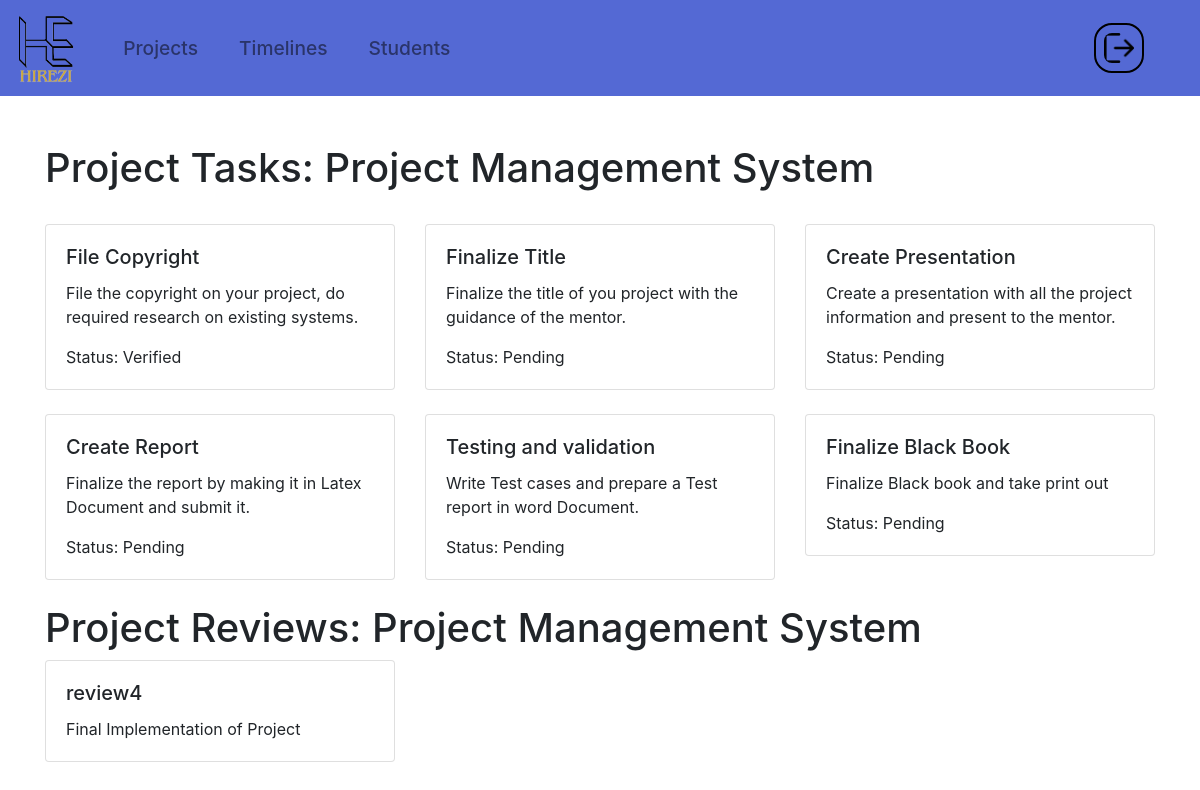
Screenshot of /project-tasks-id/1/ with the database file from the repository.
### college/models.py (models this page shows, shortened)
class Project(models.Model):
    project_title = models.CharField(max_length=200)
    project_domain = models.ForeignKey(Domain, on_delete=models.DO_NOTHING)
    College=models.ForeignKey(College,on_delete=models.DO_NOTHING,default=1)
    tech_stack=models.ForeignKey(TechStack, on_delete=models.DO_NOTHING)
    member_details_1 = models.ForeignKey(Student,related_name='member_1', on_delete=models.CASCADE,null=True, blank=True)
    member_details_2 = models.ForeignKey(Student,related_name='member_2' ,on_delete=models.CASCADE,null=True, blank=True)
    member_details_3 = models.ForeignKey(Student,related_name='member_3', on_delete=models.CASCADE,null=True, blank=True)
    member_details_4 = models.ForeignKey(Student,related_name='member_4', on_delete=models.CASCADE,null=True, blank=True)
    current_yr=models.IntegerField(null=True, blank=True)
    mentor_id=models.ForeignKey(Mentor,on_delete=models.CASCADE,null=True, blank=True)
    timeline_id=models.ForeignKey(Timeline,on_delete=models.CASCADE,null=True, blank=True)
    panel_id = models.ForeignKey(Panel, on_delete=models.SET_NULL, blank=True, null=True)
    abstract=models.CharField(max_length=500,blank=True, null=True)
    support_doc = models.FileField(upload_to='documents/', blank=True, null=True)
    image_1 = models.ImageField(upload_to='images/', blank=True, null=True)
    image_2 = models.ImageField(upload_to='images/', blank=True, null=True)
    communications_presentation_score=models.IntegerField(null=True, blank=True)
    innovation_score=models.IntegerField(null=True, blank=True)
    coding_standards_score=models.IntegerField(null=True, blank=True)
    societal_score=models.IntegerField(null=True, blank=True)
    national_representation_score=models.IntegerField(null=True, blank=True)
    sponsored=models.BooleanField(default=False)
    published=models.BooleanField(default=False)
    copyrighted=models.BooleanField(default=False)

class ProjectTask(models.Model):
    STATUS_CHOICES = [
        ('Pending', 'Pending'),
        ('Completed', 'Completed'),
        ('InProgress', 'In Progress'),
        ('Submitted','Submitted'),
        ('Reassigned','Re Assigned'),
        ('Verified','Verified')
    ]
    project = models.ForeignKey(Project, on_delete=models.CASCADE)
    task_name = models.ForeignKey(Task, on_delete=models.CASCADE)
    status = models.CharField(max_length=20, choices=STATUS_CHOICES, default='Pending')
    response = models.TextField(blank=True, null=True)
    remark = models.TextField(blank=True, null=True)
    score=models.IntegerField(default=0)
    document = models.FileField(upload_to='documents/', blank=True, null=True)

class Task(models.Model):
    name = models.CharField(max_length=200)
    description = models.TextField()
    due_date = models.DateField()
    notification_date = models.DateField()
    task_total_score=models.IntegerField()

class ProjectReview(models.Model):
    project = models.ForeignKey(Project, on_delete=models.CASCADE)
    review_name = models.ForeignKey(Review, on_delete=models.CASCADE)
    score1 = models.IntegerField()
    score2 = models.IntegerField()
    score3 = models.IntegerField()
    score4 = models.IntegerField()

class Review(models.Model):
    name = models.CharField(max_length=200)
    description = models.TextField()
    due_date = models.DateField()
    notification_date = models.DateField()
    review_total_score = models.IntegerField()

### college/views.py (the view)
# urls.py: path('project-tasks-id/<int:project_id>/', views.project_tasks_id, name='project-tasks-id'),
def project_tasks_id(request, project_id):
    try:
        project = Project.objects.get(id=project_id)
        reviews=ProjectReview.objects.filter(project=project)
        tasks=ProjectTask.objects.filter(project=project)
    except tasks.DoesNotExist:
        return HttpResponse("Project does not exist")
    return render(request, 'Coordinator/project_status.html', {'project': project, 'tasks': tasks, 'reviews':reviews})

### templates/Coordinator/project_status.html
{%extends 'welcome/base.html'%}
{%block body%}
<br><br>
<div class="container">
    <h1>Project Tasks: {{ project.project_title }}</h1><br>
    <div class="task-list">
        {% if tasks %}
            <div class="row">
                {% for task in tasks %}
                    <div class="col-md-4 mb-4">
                        <div class="card">
                            <div class="card-body">
                                <h5 class="card-title">{{ task.task_name.name }}</h5>
                                <p class="card-text">{{ task.task_name.description }}</p>
                                <p class="card-text">Status: {{ task.status }}</p>
                            </div>
                        </div>
                    </div>
                {% endfor %}
            </div>
        {% else %}
            <p>No tasks found for this project.</p>
        {% endif %}
    </div>
    <h1>Project Reviews: {{ project.project_title }}</h1>
    <div class="task-list">
        {% if tasks %}
            <div class="row">
                {% for review in reviews %}
                    <div class="col-md-4 mb-4">
                        <div class="card" style="cursor: pointer;" onclick="openReviewDetailsPage('{{ review.id }}')">
                            <div class="card-body">
                                <h5 class="card-title">{{ review.review_name.name }}</h5>
                                <p class="card-text">{{review.review_name.description }}</p>
                            </div>
                        </div>
                    </div>
                {% endfor %}
            </div>
        {% else %}
            <p>No Reviews Scheduled till now.</p>
        {% endif %}
    </div>
</div>
{%endblock%}

### rows the page displays
Project: project_title "Project Management System"
ProjectTask: task_name.name "File Copyright", task_name.description "File the copyright on your project, do required research on existing systems.", status "Verified"
ProjectTask: task_name.name "Finalize Title", task_name.description "Finalize the title of you project with the guidance of the mentor.", status "Pending"
ProjectTask: task_name.name "Create Presentation", task_name.description "Create a presentation with all the project information and present to the mentor.", status "Pending"
ProjectTask: task_name.name "Create Report", task_name.description "Finalize the report by making it in Latex Document and submit it.", status "Pending"
ProjectTask: task_name.name "Testing and validation", task_name.description "Write Test cases and prepare a Test report in word Document.", status "Pending"
ProjectTask: task_name.name "Finalize Black Book", task_name.description "Finalize Black book and take print out", status "Pending"
ProjectReview: review_name.name "review4", review_name.description "Final Implementation of Project"
